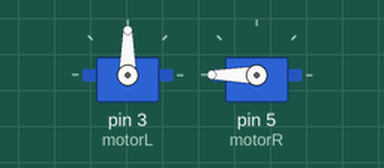
A sketch run on a simulated Arduino Uno, built with avr-gcc and run on an emulated ATmega328P. Parts: 2 × servo.

Above: at 0.05 s.
At 4.0 s:
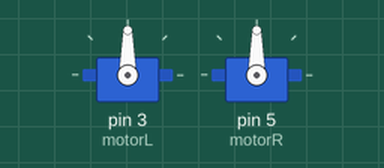
Timing chart, 0 to 5.2 s (numbered marks = the images above):
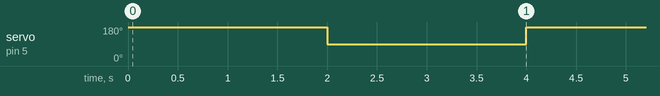

Measured:
- by itself, servo on pin 5 (motorR): alternates 180° for 2.0 s and 90° for 2.0 s

The sketch:

test.ino
```cpp
#include <Servo.h>
Servo motorL;
Servo motorR;
int foot = 5000;
void setup() {
  motorL.attach(3);
  motorR.attach(5);
  Serial.begin(9600);
}
void loop() {
  turnLeft();
  brake();
  delay(2000);
}
void forward(double x) {
  motorL.write(0);
  motorR.write(180);
  delay(x * foot);
  brake();
}
void back(double x) {
  motorL.write(180);
  motorR.write(0);
  delay(x * foot);
  brake();
}
void turnRight() {
  motorL.write(180);
  motorR.write(90);
  delay(2000);
  brake();
}
void turnLeft() {
  motorL.write(90);
  motorR.write(180);
  delay(2000);
  brake();
}
void brake() {
  motorL.write(90);
  motorR.write(90);
}
```
